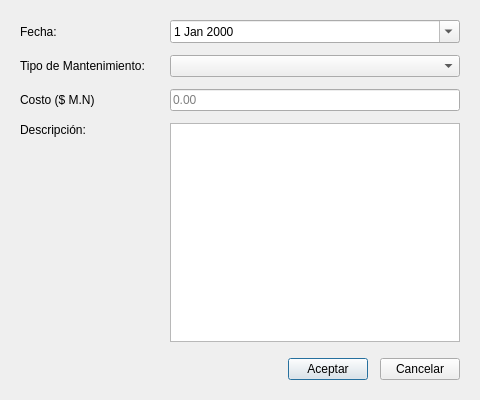
<?xml version="1.0" encoding="UTF-8"?>
<ui version="4.0">
 <class>AddMaintenanceDialog</class>
 <widget class="QDialog" name="AddMaintenanceDialog">
  <property name="geometry">
   <rect>
    <x>0</x>
    <y>0</y>
    <width>480</width>
    <height>400</height>
   </rect>
  </property>
  <property name="windowTitle">
   <string>Agregar Mantenimiento</string>
  </property>
  <property name="modal">
   <bool>true</bool>
  </property>
  <layout class="QVBoxLayout" name="addMaintenanceLayout">
   <property name="spacing">
    <number>16</number>
   </property>
   <property name="leftMargin">
    <number>20</number>
   </property>
   <property name="topMargin">
    <number>20</number>
   </property>
   <property name="rightMargin">
    <number>20</number>
   </property>
   <property name="bottomMargin">
    <number>20</number>
   </property>
   <item>
    <layout class="QGridLayout" name="maintenanceFormGrid" columnstretch="0,1">
     <property name="horizontalSpacing">
      <number>25</number>
     </property>
     <property name="verticalSpacing">
      <number>12</number>
     </property>
     <item row="0" column="0">
      <widget class="QLabel" name="dateLabel">
       <property name="text">
        <string>Fecha:</string>
       </property>
       <property name="buddy">
        <cstring>maintenanceDate</cstring>
       </property>
      </widget>
     </item>
     <item row="0" column="1">
      <widget class="QDateEdit" name="maintenanceDate">
       <property name="calendarPopup">
        <bool>true</bool>
       </property>
       <property name="field" stdset="0">
        <string notr="true">maintenanceDate</string>
       </property>
      </widget>
     </item>
     <item row="1" column="0">
      <widget class="QLabel" name="maintenanceTypeLabel">
       <property name="text">
        <string>Tipo de Mantenimiento:</string>
       </property>
       <property name="buddy">
        <cstring>maintenanceTypeCombo</cstring>
       </property>
      </widget>
     </item>
     <item row="1" column="1">
      <widget class="QComboBox" name="maintenanceTypeCombo">
       <property name="field" stdset="0">
        <string notr="true">maintenanceType</string>
       </property>
      </widget>
     </item>
     <item row="2" column="0">
      <widget class="QLabel" name="costLabel">
       <property name="text">
        <string>Costo ($ M.N)</string>
       </property>
       <property name="buddy">
        <cstring>maintenanceCost</cstring>
       </property>
      </widget>
     </item>
     <item row="2" column="1">
      <widget class="QLineEdit" name="maintenanceCost">
       <property name="placeholderText">
        <string>0.00</string>
       </property>
       <property name="field" stdset="0">
        <string notr="true">cost</string>
       </property>
      </widget>
     </item>
     <item row="3" column="0">
      <widget class="QLabel" name="descriptionLabel">
       <property name="text">
        <string>Descripción:</string>
       </property>
       <property name="alignment">
        <set>Qt::AlignmentFlag::AlignLeading|Qt::AlignmentFlag::AlignLeft|Qt::AlignmentFlag::AlignTop</set>
       </property>
       <property name="buddy">
        <cstring>maintenanceDescription</cstring>
       </property>
      </widget>
     </item>
     <item row="3" column="1">
      <widget class="QTextEdit" name="maintenanceDescription">
       <property name="tabChangesFocus">
        <bool>true</bool>
       </property>
       <property name="acceptRichText">
        <bool>false</bool>
       </property>
       <property name="field" stdset="0">
        <string notr="true">description</string>
       </property>
      </widget>
     </item>
    </layout>
   </item>
   <item>
    <layout class="QHBoxLayout" name="dialogButtonsLayout">
     <property name="spacing">
      <number>12</number>
     </property>
     <item>
      <spacer name="dialogButtonsSpacer">
       <property name="orientation">
        <enum>Qt::Orientation::Horizontal</enum>
       </property>
       <property name="sizeHint" stdset="0">
        <size>
         <width>40</width>
         <height>20</height>
        </size>
       </property>
      </spacer>
     </item>
     <item>
      <widget class="QPushButton" name="maintenanceAcceptButton">
       <property name="text">
        <string>Aceptar</string>
       </property>
       <property name="default">
        <bool>true</bool>
       </property>
       <property name="class" stdset="0">
        <string notr="true">primary</string>
       </property>
      </widget>
     </item>
     <item>
      <widget class="QPushButton" name="maintenanceCancelButton">
       <property name="text">
        <string>Cancelar</string>
       </property>
       <property name="autoDefault">
        <bool>false</bool>
       </property>
       <property name="class" stdset="0">
        <string notr="true">secondary</string>
       </property>
      </widget>
     </item>
    </layout>
   </item>
  </layout>
 </widget>
 <tabstops>
  <tabstop>maintenanceDate</tabstop>
  <tabstop>maintenanceTypeCombo</tabstop>
  <tabstop>maintenanceCost</tabstop>
  <tabstop>maintenanceDescription</tabstop>
  <tabstop>maintenanceAcceptButton</tabstop>
  <tabstop>maintenanceCancelButton</tabstop>
 </tabstops>
 <resources/>
 <connections/>
</ui>
